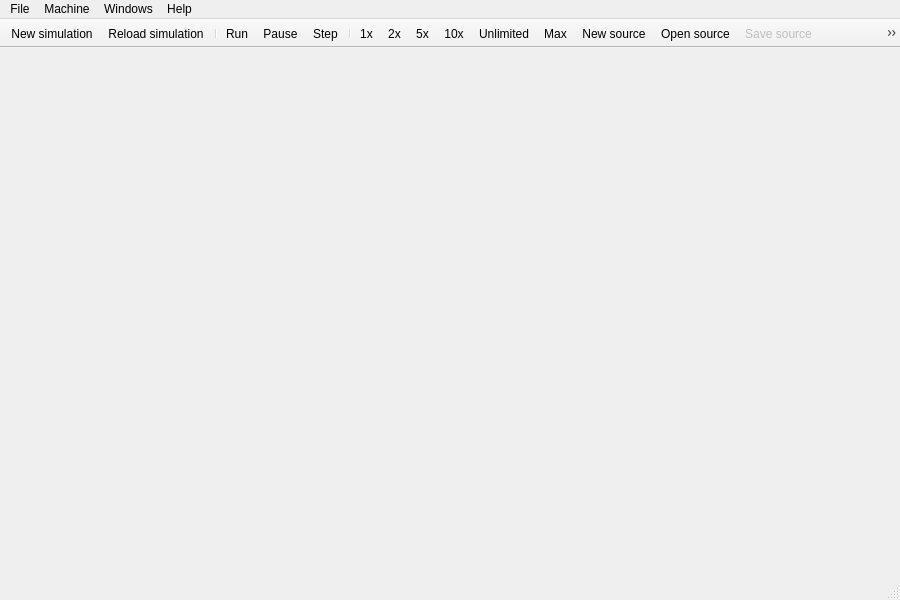
<?xml version="1.0" encoding="UTF-8"?>
<ui version="4.0">
 <class>MainWindow</class>
 <widget class="QMainWindow" name="MainWindow">
  <property name="geometry">
   <rect>
    <x>0</x>
    <y>0</y>
    <width>900</width>
    <height>600</height>
   </rect>
  </property>
  <property name="windowTitle">
   <string>MainWindow</string>
  </property>
  <property name="windowIcon">
   <iconset resource="icons.qrc">
    <normaloff>:/icons/qtmips_gui.png</normaloff>:/icons/qtmips_gui.png</iconset>
  </property>
  <property name="dockNestingEnabled">
   <bool>false</bool>
  </property>
  <property name="unifiedTitleAndToolBarOnMac">
   <bool>true</bool>
  </property>
  <widget class="QWidget" name="centralWidget">
   <layout class="QHBoxLayout" name="horizontalLayout">
    <property name="spacing">
     <number>0</number>
    </property>
    <property name="leftMargin">
     <number>0</number>
    </property>
    <property name="topMargin">
     <number>0</number>
    </property>
    <property name="rightMargin">
     <number>0</number>
    </property>
    <property name="bottomMargin">
     <number>0</number>
    </property>
    <item>
     <widget class="QWidget" name="widget" native="true"/>
    </item>
   </layout>
  </widget>
  <widget class="QMenuBar" name="menuBar">
   <property name="geometry">
    <rect>
     <x>0</x>
     <y>0</y>
     <width>900</width>
     <height>21</height>
    </rect>
   </property>
   <widget class="QMenu" name="menuFile">
    <property name="title">
     <string>File</string>
    </property>
    <widget class="QMenu" name="menuExamples">
     <property name="title">
      <string>Examples</string>
     </property>
    </widget>
    <addaction name="actionNewMachine"/>
    <addaction name="actionReload"/>
    <addaction name="actionPrint"/>
    <addaction name="actionNew"/>
    <addaction name="actionOpen"/>
    <addaction name="actionSave"/>
    <addaction name="actionSaveAs"/>
    <addaction name="actionClose"/>
    <addaction name="menuExamples"/>
    <addaction name="separator"/>
    <addaction name="actionExit"/>
   </widget>
   <widget class="QMenu" name="menuWindows">
    <property name="title">
     <string>Windows</string>
    </property>
    <addaction name="actionRegisters"/>
    <addaction name="actionProgram_memory"/>
    <addaction name="actionMemory"/>
    <addaction name="actionL1_Program_Cache"/>
    <addaction name="actionL1_Data_Cache"/>
    <addaction name="actionL2_Cache"/>
    <addaction name="actionPeripherals"/>
    <addaction name="actionTerminal"/>
    <addaction name="actionLcdDisplay"/>
    <addaction name="actionCop0State"/>
    <addaction name="actionCore_View_show"/>
    <addaction name="actionMessages"/>
    <addaction name="actionPredictor"/>
   </widget>
   <widget class="QMenu" name="menuMachine">
    <property name="title">
     <string>Machine</string>
    </property>
    <addaction name="actionRun"/>
    <addaction name="actionPause"/>
    <addaction name="actionStep"/>
    <addaction name="separator"/>
    <addaction name="ips1"/>
    <addaction name="ips2"/>
    <addaction name="ips5"/>
    <addaction name="ips10"/>
    <addaction name="ipsUnlimited"/>
    <addaction name="ipsMax"/>
    <addaction name="separator"/>
    <addaction name="actionRestart"/>
    <addaction name="actionMnemonicRegisters"/>
    <addaction name="actionShow_Symbol"/>
    <addaction name="actionCompileSource"/>
    <addaction name="actionBuildExe"/>
   </widget>
   <widget class="QMenu" name="menuHelp">
    <property name="title">
     <string>Help</string>
    </property>
    <addaction name="actionAbout"/>
    <addaction name="actionAboutQt"/>
   </widget>
   <addaction name="menuFile"/>
   <addaction name="menuMachine"/>
   <addaction name="menuWindows"/>
   <addaction name="menuHelp"/>
  </widget>
  <widget class="QStatusBar" name="statusBar"/>
  <widget class="QToolBar" name="toolBar">
   <property name="windowTitle">
    <string>toolBar</string>
   </property>
   <property name="movable">
    <bool>false</bool>
   </property>
   <property name="allowedAreas">
    <set>Qt::TopToolBarArea</set>
   </property>
   <attribute name="toolBarArea">
    <enum>TopToolBarArea</enum>
   </attribute>
   <attribute name="toolBarBreak">
    <bool>false</bool>
   </attribute>
   <addaction name="actionNewMachine"/>
   <addaction name="actionReload"/>
   <addaction name="separator"/>
   <addaction name="actionRun"/>
   <addaction name="actionPause"/>
   <addaction name="actionStep"/>
   <addaction name="separator"/>
   <addaction name="ips1"/>
   <addaction name="ips2"/>
   <addaction name="ips5"/>
   <addaction name="ips10"/>
   <addaction name="ipsUnlimited"/>
   <addaction name="ipsMax"/>
   <addaction name="actionNew"/>
   <addaction name="actionOpen"/>
   <addaction name="actionSave"/>
   <addaction name="actionClose"/>
   <addaction name="actionCompileSource"/>
   <addaction name="actionBuildExe"/>
  </widget>
  <action name="actionNewMachine">
   <property name="icon">
    <iconset resource="icons.qrc">
     <normaloff>:/icons/document-import.png</normaloff>:/icons/document-import.png</iconset>
   </property>
   <property name="text">
    <string>New simulation...</string>
   </property>
   <property name="shortcut">
    <string>Ctrl+N</string>
   </property>
  </action>
  <action name="actionRestart">
   <property name="text">
    <string>Restart</string>
   </property>
  </action>
  <action name="actionNew">
   <property name="icon">
    <iconset resource="icons.qrc">
     <normaloff>:/icons/new.png</normaloff>:/icons/new.png</iconset>
   </property>
   <property name="text">
    <string>New source</string>
   </property>
   <property name="toolTip">
    <string>New source</string>
   </property>
   <property name="shortcut">
    <string>Ctrl+F</string>
   </property>
  </action>
  <action name="actionOpen">
   <property name="icon">
    <iconset resource="icons.qrc">
     <normaloff>:/icons/open.png</normaloff>:/icons/open.png</iconset>
   </property>
   <property name="text">
    <string>Open source</string>
   </property>
   <property name="toolTip">
    <string>Open source</string>
   </property>
   <property name="shortcut">
    <string>Ctrl+O</string>
   </property>
  </action>
  <action name="actionSave">
   <property name="enabled">
    <bool>false</bool>
   </property>
   <property name="icon">
    <iconset resource="icons.qrc">
     <normaloff>:/icons/save.png</normaloff>:/icons/save.png</iconset>
   </property>
   <property name="text">
    <string>Save source</string>
   </property>
   <property name="toolTip">
    <string>Save source</string>
   </property>
   <property name="shortcut">
    <string>Ctrl+S</string>
   </property>
  </action>
  <action name="actionSaveAs">
   <property name="enabled">
    <bool>false</bool>
   </property>
   <property name="text">
    <string>Save source as</string>
   </property>
   <property name="toolTip">
    <string>Save source as</string>
   </property>
  </action>
  <action name="actionClose">
   <property name="enabled">
    <bool>false</bool>
   </property>
   <property name="icon">
    <iconset resource="icons.qrc">
     <normaloff>:/icons/closetab.png</normaloff>:/icons/closetab.png</iconset>
   </property>
   <property name="text">
    <string>Close source</string>
   </property>
   <property name="toolTip">
    <string>Close source</string>
   </property>
   <property name="shortcut">
    <string>Ctrl+W</string>
   </property>
  </action>
  <action name="actionCompileSource">
   <property name="enabled">
    <bool>false</bool>
   </property>
   <property name="icon">
    <iconset resource="icons.qrc">
     <normaloff>:/icons/compfile-256.png</normaloff>:/icons/compfile-256.png</iconset>
   </property>
   <property name="text">
    <string>Compile Source</string>
   </property>
   <property name="toolTip">
    <string>Compile source and update memory</string>
   </property>
   <property name="shortcut">
    <string>Ctrl+E</string>
   </property>
  </action>
  <action name="actionBuildExe">
   <property name="enabled">
    <bool>true</bool>
   </property>
   <property name="icon">
    <iconset resource="icons.qrc">
     <normaloff>:/icons/build-256.png</normaloff>:/icons/build-256.png</iconset>
   </property>
   <property name="text">
    <string>Build Executable</string>
   </property>
   <property name="toolTip">
    <string>Build executable by external make</string>
   </property>
   <property name="shortcut">
    <string>Ctrl+B</string>
   </property>
  </action>
  <action name="actionExit">
   <property name="icon">
    <iconset resource="icons.qrc">
     <normaloff>:/icons/application-exit.png</normaloff>:/icons/application-exit.png</iconset>
   </property>
   <property name="text">
    <string>Exit</string>
   </property>
   <property name="toolTip">
    <string>Exit program</string>
   </property>
   <property name="shortcut">
    <string>Ctrl+Q</string>
   </property>
  </action>
  <action name="actionRun">
   <property name="icon">
    <iconset resource="icons.qrc">
     <normaloff>:/icons/play.png</normaloff>:/icons/play.png</iconset>
   </property>
   <property name="text">
    <string>Run</string>
   </property>
   <property name="shortcut">
    <string>Ctrl+R</string>
   </property>
  </action>
  <action name="actionStep">
   <property name="icon">
    <iconset resource="icons.qrc">
     <normaloff>:/icons/next.png</normaloff>:/icons/next.png</iconset>
   </property>
   <property name="text">
    <string>Step</string>
   </property>
   <property name="shortcut">
    <string>Ctrl+T</string>
   </property>
  </action>
  <action name="actionPause">
   <property name="icon">
    <iconset resource="icons.qrc">
     <normaloff>:/icons/pause.png</normaloff>:/icons/pause.png</iconset>
   </property>
   <property name="text">
    <string>Pause</string>
   </property>
   <property name="shortcut">
    <string>Ctrl+P</string>
   </property>
  </action>
  <action name="ips1">
   <property name="checkable">
    <bool>true</bool>
   </property>
   <property name="text">
    <string>1 instruction per second</string>
   </property>
   <property name="iconText">
    <string>1x</string>
   </property>
   <property name="toolTip">
    <string>Run CPU in speed of single instruction per second</string>
   </property>
   <property name="shortcut">
    <string>Ctrl+1</string>
   </property>
  </action>
  <action name="ips5">
   <property name="checkable">
    <bool>true</bool>
   </property>
   <property name="text">
    <string>5 instructions per second</string>
   </property>
   <property name="iconText">
    <string>5x</string>
   </property>
   <property name="toolTip">
    <string>Run CPU in speed of 5 instructions per second</string>
   </property>
   <property name="shortcut">
    <string>Ctrl+5</string>
   </property>
  </action>
  <action name="ips10">
   <property name="checkable">
    <bool>true</bool>
   </property>
   <property name="text">
    <string>10 instructions per second</string>
   </property>
   <property name="iconText">
    <string>10x</string>
   </property>
   <property name="toolTip">
    <string>Run CPU in speed of 10 instructions per second</string>
   </property>
   <property name="shortcut">
    <string>Ctrl+0</string>
   </property>
  </action>
  <action name="ipsUnlimited">
   <property name="checkable">
    <bool>true</bool>
   </property>
   <property name="text">
    <string>Unlimited</string>
   </property>
   <property name="toolTip">
    <string>Run CPU without any clock constrains</string>
   </property>
   <property name="shortcut">
    <string>Ctrl+U</string>
   </property>
  </action>
  <action name="actionMemory">
   <property name="text">
    <string>Memory</string>
   </property>
   <property name="toolTip">
    <string>Data memory view</string>
   </property>
   <property name="shortcut">
    <string>Ctrl+M</string>
   </property>
  </action>
  <action name="actionProgram_memory">
   <property name="text">
    <string>Program</string>
   </property>
   <property name="toolTip">
    <string>Program memory view</string>
   </property>
   <property name="shortcut">
    <string>Ctrl+P</string>
   </property>
  </action>
  <action name="actionRegisters">
   <property name="text">
    <string>Registers</string>
   </property>
   <property name="shortcut">
    <string>Ctrl+D</string>
   </property>
  </action>
  <action name="actionCop0State">
   <property name="text">
    <string>Cop0 State</string>
   </property>
   <property name="shortcut">
    <string>Ctrl+I</string>
   </property>
  </action>
  <action name="actionReload">
   <property name="icon">
    <iconset resource="icons.qrc">
     <normaloff>:/icons/reload.png</normaloff>:/icons/reload.png</iconset>
   </property>
   <property name="text">
    <string>Reload simulation</string>
   </property>
   <property name="shortcut">
    <string>Ctrl+Shift+R</string>
   </property>
  </action>
  <action name="actionPrint">
   <property name="text">
    <string>Print</string>
   </property>
   <property name="shortcut">
    <string>Ctrl+P</string>
   </property>
  </action>
  <action name="actionL1_Program_Cache">
   <property name="text">
    <string>L1 Program Cache</string>
   </property>
   <property name="shortcut">
    <string>Ctrl+Shift+P</string>
   </property>
  </action>
  <action name="actionL1_Data_Cache">
   <property name="text">
    <string>L1 Data Cache</string>
   </property>
   <property name="shortcut">
    <string>Ctrl+Shift+M</string>
   </property>
  </action>
  <action name="ips2">
   <property name="checkable">
    <bool>true</bool>
   </property>
   <property name="text">
    <string>2 instructions per second</string>
   </property>
   <property name="iconText">
    <string>2x</string>
   </property>
   <property name="toolTip">
    <string>Run CPU in speed of two instructions per second</string>
   </property>
   <property name="shortcut">
    <string>Ctrl+2</string>
   </property>
  </action>
  <action name="actionAbout">
   <property name="text">
    <string>About Qt Mips</string>
   </property>
  </action>
  <action name="ipsMax">
   <property name="checkable">
    <bool>true</bool>
   </property>
   <property name="text">
    <string>Max</string>
   </property>
   <property name="toolTip">
    <string>Run at maximal speed, skip visualization for 100 msec</string>
   </property>
   <property name="shortcut">
    <string>Ctrl+A</string>
   </property>
  </action>
  <action name="actionAboutQt">
   <property name="text">
    <string>About Qt</string>
   </property>
  </action>
  <action name="actionPeripherals">
   <property name="text">
    <string>Peripherals</string>
   </property>
  </action>
  <action name="actionTerminal">
   <property name="text">
    <string>Terminal</string>
   </property>
  </action>
  <action name="actionLcdDisplay">
   <property name="text">
    <string>LCD display</string>
   </property>
  </action>
  <action name="actionShow_Symbol">
   <property name="text">
    <string>Show Symbol</string>
   </property>
   <property name="toolTip">
    <string>Show Symbol</string>
   </property>
  </action>
  <action name="actionCore_View_show">
   <property name="checkable">
    <bool>true</bool>
   </property>
   <property name="checked">
    <bool>true</bool>
   </property>
   <property name="text">
    <string>Core View</string>
   </property>
  </action>
  <action name="actionMessages">
   <property name="text">
    <string>Messages</string>
   </property>
   <property name="toolTip">
    <string>Show compile/build messages</string>
   </property>
  </action>
  <action name="actionMnemonicRegisters">
   <property name="checkable">
    <bool>true</bool>
   </property>
   <property name="checked">
    <bool>false</bool>
   </property>
   <property name="text">
    <string>Mnemonics Registers</string>
   </property>
  </action>
  <action name="actionPredictor">
   <property name="text">
    <string>Predictor</string>
   </property>
  </action>
  <action name="actionL2_Cache">
   <property name="text">
    <string>L2 Cache</string>
   </property>
  </action>
 </widget>
 <layoutdefault spacing="6" margin="11"/>
 <resources>
  <include location="icons.qrc"/>
 </resources>
 <connections/>
</ui>
